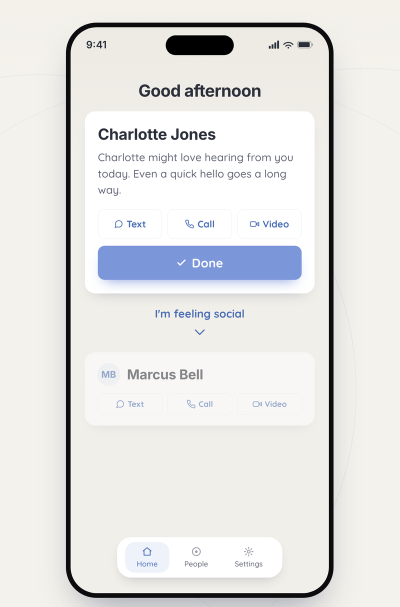
#> input picture img/_source/shot-01.png, 799 x 1213 px (shown at 1/2 size); its folder holds only this picture in this run
$ python cutout_shots.py
#> lines starting #> are read from the running program, lines starting #| are printed output that depends on the picture
#!/usr/bin/env python3
"""Cut the device out of each homepage screenshot, so it sits on the page
rather than on a cream card.

The renders were exported for the App Store, where a filled card is correct.
On dearnudges.com the page is #FAFAFD, a cool near-white, and the export pads
the device with #F3F1EA, a warm cream. Two off-whites that do not match read
as a visible rectangle behind every phone, and the 0.88 opacity on the two
side phones muddied it further. It is worse in dark mode, where a cream slab
sits on #1A1A1A.

So: keep the device, drop the padding.

The mask is built FROM THE BEZEL, not from the background colour. Two earlier
attempts failed on colour:

  A global "near cream is transparent" test punches holes through the middle
  of the UI, because the app's own background inside the screen is a warm
  off-white within a few units of the padding colour.

  Flood-filling inward from the border fixes that, but the export carries
  faint decorative arcs in the padding. The flood stops at them, leaving the
  arcs and the cream they enclose floating beside the phone. Keeping only the
  largest opaque component removes the free-floating ones, and keeps every arc
  that happens to touch the frame.

The device is a solid near-black rounded rectangle, which is unambiguous. So:
take the largest connected run of near-black pixels, that is the bezel; then
anything the background cannot reach from the edge of the canvas is inside the
screen. Bezel plus interior is the silhouette, exactly, with no colour
tolerance anywhere near the artwork.

Run:  python3 tools/cutout_shots.py
Then rebuild the site. Original exports are kept in img/_source/.
"""
import pathlib
from collections import deque
from PIL import Image

ROOT = pathlib.Path(__file__).resolve().parent.parent
IMG = ROOT / "img"
SRC = IMG / "_source"
SHOTS = ["shot-01", "shot-02", "shot-03"]

DARK = 260     # sum of r+g+b still counted as bezel
PAD = 10       # transparent margin kept around the device, for the drop shadow


def flood(seed, passable, w, h):
    """4-connected fill from every seed index, through passable() indices."""
    seen = bytearray(w * h)
    q = deque()
    for i in seed:
        if passable(i) and not seen[i]:
            seen[i] = 1
            q.append(i)
    while q:
        i = q.popleft()
        x, y = i % w, i // w
        for nx, ny in ((x + 1, y), (x - 1, y), (x, y + 1), (x, y - 1)):
            if 0 <= nx < w and 0 <= ny < h:
                j = ny * w + nx
                if not seen[j] and passable(j):
                    seen[j] = 1
                    q.append(j)
    return seen


def cutout(im):
    im = im.convert("RGBA")
    w, h = im.size
#> w = 799; h = 1213
    px = im.load()

    dark = bytearray(w * h)
    for y in range(h):
        row = y * w
        for x in range(w):
            p = px[x, y]
            if p[0] + p[1] + p[2] < DARK:
                dark[row + x] = 1

    # Largest connected dark region: the bezel.
    seen = bytearray(w * h)
    bezel, best = None, 0
    for i in range(w * h):
        if not dark[i] or seen[i]:
            continue
        comp = flood([i], lambda j: dark[j] and not seen[j], w, h)
        idx = [j for j in range(w * h) if comp[j]]
        for j in idx:
            seen[j] = 1
        if len(idx) > best:
            bezel, best = comp, len(idx)
#> after the loop, best = 29181

    # Everything the outside can reach without crossing the bezel is padding;
    # everything else that is not bezel is the screen.
    border = [x for x in range(w)] + [(h - 1) * w + x for x in range(w)] \
        + [y * w for y in range(h)] + [y * w + w - 1 for y in range(h)]
    outside = flood(border, lambda j: not bezel[j], w, h)

    for y in range(h):
        row = y * w
        for x in range(w):
            if outside[row + x]:
                px[x, y] = (0, 0, 0, 0)

    l, t, r, b = im.getbbox()
#> l = 132; t = 45; r = 667; b = 1196
    return im.crop((max(0, l - PAD), max(0, t - PAD),
                    min(w, r + PAD), min(h, b + PAD)))
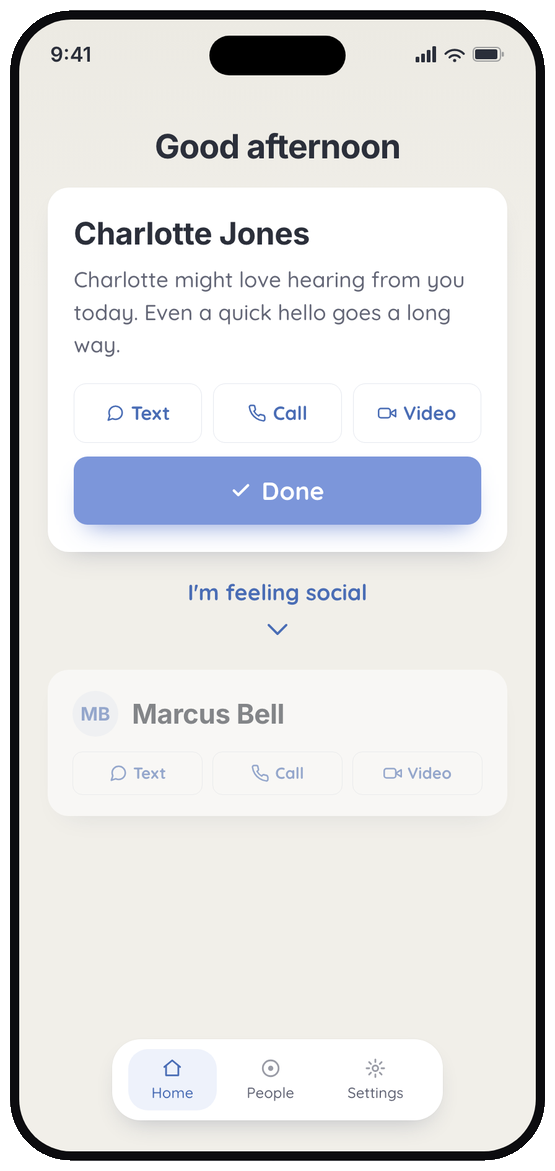
#> returned value: PIL image 555x1171 RGBA; mean R, G, B, A 209.1, 209.4, 210.1, 240.3; transparent parts drawn white


def main():
    SRC.mkdir(exist_ok=True)
    for name in SHOTS:
        png = IMG / f"{name}.png"
        keep = SRC / f"{name}.png"
        if not keep.exists():          # first run: preserve the original export
            keep.write_bytes(png.read_bytes())
        out = cutout(Image.open(keep))
        out.save(png, "PNG", optimize=True)
        out.save(IMG / f"{name}.webp", "WEBP", quality=88, method=6)
        print(f"{name}: {out.size[0]}x{out.size[1]}  "
#> (the run stopped early here; a loop or call above may not have finished)
